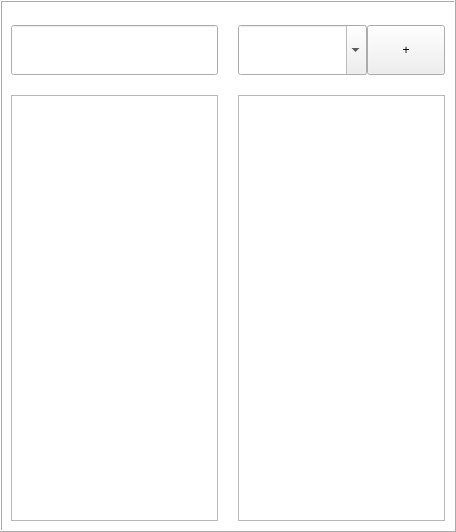
<?xml version="1.0" encoding="UTF-8"?>
<ui version="4.0">
 <class>UserBrowser</class>
 <widget class="QWidget" name="UserBrowser">
  <property name="geometry">
   <rect>
    <x>0</x>
    <y>0</y>
    <width>456</width>
    <height>532</height>
   </rect>
  </property>
  <property name="mouseTracking">
   <bool>true</bool>
  </property>
  <property name="focusPolicy">
   <enum>Qt::ClickFocus</enum>
  </property>
  <property name="windowTitle">
   <string>Form</string>
  </property>
  <property name="styleSheet">
   <string notr="true">#frame{
	background-color: rgb(255, 255, 255);
}</string>
  </property>
  <layout class="QHBoxLayout" name="horizontalLayout">
   <property name="spacing">
    <number>0</number>
   </property>
   <property name="leftMargin">
    <number>0</number>
   </property>
   <property name="topMargin">
    <number>0</number>
   </property>
   <property name="rightMargin">
    <number>0</number>
   </property>
   <property name="bottomMargin">
    <number>0</number>
   </property>
   <item>
    <widget class="QFrame" name="frame">
     <property name="mouseTracking">
      <bool>true</bool>
     </property>
     <property name="frameShape">
      <enum>QFrame::Box</enum>
     </property>
     <property name="frameShadow">
      <enum>QFrame::Raised</enum>
     </property>
     <layout class="QVBoxLayout" name="verticalLayout_3">
      <property name="spacing">
       <number>0</number>
      </property>
      <item>
       <widget class="QLabel" name="lab_msg">
        <property name="styleSheet">
         <string notr="true">#lab_msg[success=true]{
    background-color:rgba(255,255,255,0);
    color:#00cc00;
    border-width:0px;
}

#lab_msg[success=false]{
    background-color:rgba(255,255,255,0);
    color:#cc0000;
    border-width:0px;
}</string>
        </property>
        <property name="text">
         <string/>
        </property>
        <property name="alignment">
         <set>Qt::AlignRight|Qt::AlignTrailing|Qt::AlignVCenter</set>
        </property>
        <property name="success" stdset="0">
         <bool>false</bool>
        </property>
       </widget>
      </item>
      <item>
       <layout class="QHBoxLayout" name="horizontalLayout_3">
        <property name="spacing">
         <number>20</number>
        </property>
        <item>
         <layout class="QVBoxLayout" name="verticalLayout">
          <item>
           <widget class="QLineEdit" name="line_name_filter">
            <property name="minimumSize">
             <size>
              <width>0</width>
              <height>50</height>
             </size>
            </property>
            <property name="mouseTracking">
             <bool>true</bool>
            </property>
           </widget>
          </item>
          <item>
           <widget class="QTableView" name="table_user">
            <property name="mouseTracking">
             <bool>true</bool>
            </property>
            <attribute name="verticalHeaderVisible">
             <bool>false</bool>
            </attribute>
           </widget>
          </item>
         </layout>
        </item>
        <item>
         <layout class="QVBoxLayout" name="verticalLayout_2">
          <item>
           <layout class="QHBoxLayout" name="horizontalLayout_2" stretch="3,1">
            <property name="spacing">
             <number>0</number>
            </property>
            <property name="topMargin">
             <number>0</number>
            </property>
            <item>
             <widget class="QComboBox" name="com_group">
              <property name="minimumSize">
               <size>
                <width>0</width>
                <height>50</height>
               </size>
              </property>
              <property name="mouseTracking">
               <bool>true</bool>
              </property>
              <property name="editable">
               <bool>true</bool>
              </property>
              <property name="currentIndex">
               <number>0</number>
              </property>
              <item>
               <property name="text">
                <string>   </string>
               </property>
              </item>
             </widget>
            </item>
            <item>
             <widget class="QPushButton" name="btn_create_group">
              <property name="sizePolicy">
               <sizepolicy hsizetype="Preferred" vsizetype="Preferred">
                <horstretch>0</horstretch>
                <verstretch>0</verstretch>
               </sizepolicy>
              </property>
              <property name="minimumSize">
               <size>
                <width>78</width>
                <height>50</height>
               </size>
              </property>
              <property name="styleSheet">
               <string notr="true">font: 19pt &quot;微软雅黑&quot;;</string>
              </property>
              <property name="text">
               <string>+</string>
              </property>
             </widget>
            </item>
           </layout>
          </item>
          <item>
           <widget class="QTableView" name="table_group">
            <property name="mouseTracking">
             <bool>true</bool>
            </property>
            <attribute name="verticalHeaderVisible">
             <bool>false</bool>
            </attribute>
           </widget>
          </item>
         </layout>
        </item>
       </layout>
      </item>
     </layout>
    </widget>
   </item>
  </layout>
 </widget>
 <resources/>
 <connections/>
</ui>
